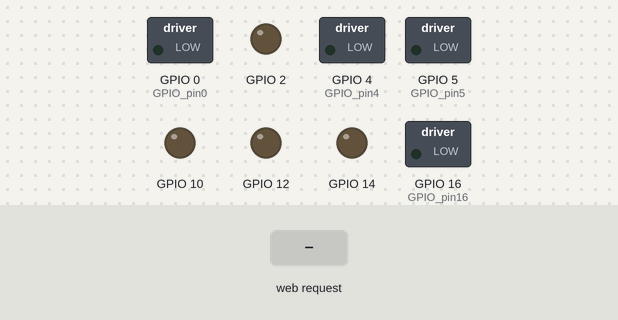
A sketch run on a simulated ESP8266 (NodeMCU). Shown: switched loads named in the sketch (green lamp = pin HIGH), output pins drawn as LEDs (lit = HIGH). The inputs (shaded band) are chosen by the test bench. WiFi joins after 1.5 s; servers stay silent unless stated; what the sketch prints to the serial monitor is not drawn.

Above: at 6.0 s.
6.1 s: HTTP request GET /FORWARD received
At 6.5 s:
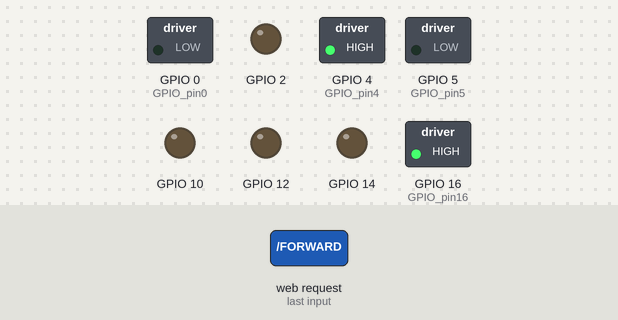
7.6 s: HTTP request GET /REVERSE received
At 8.8 s:
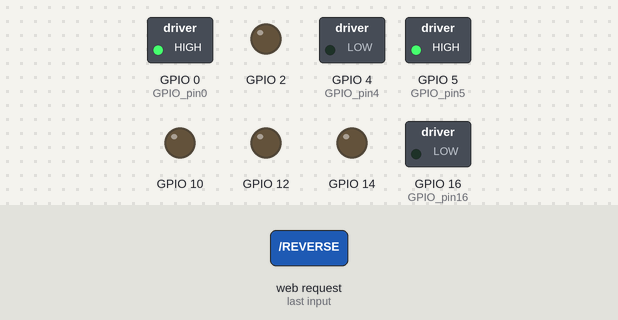
9.1 s: HTTP request GET /RIGHT received
At 10.0 s:
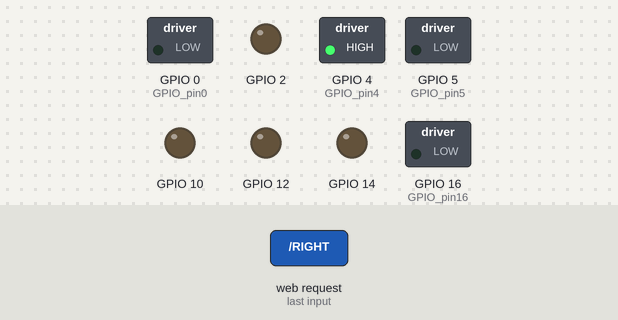
10.6 s: HTTP request GET /LEFT received
At 11.1 s:
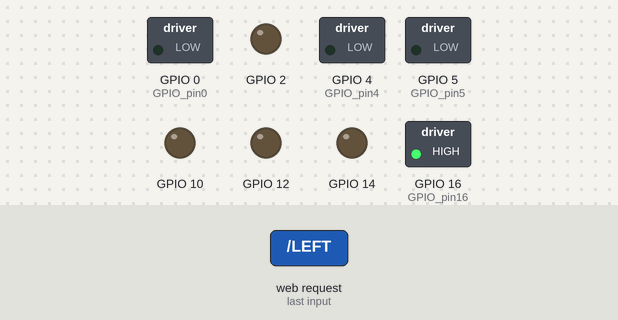
12.1 s: HTTP request GET /OPEN received
At 13.3 s:
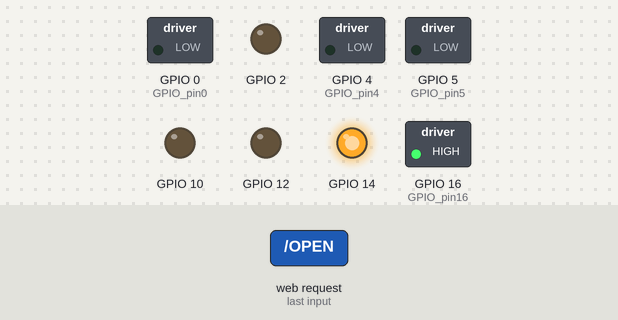
13.6 s: HTTP request GET /FORWARD received
At 14.6 s:
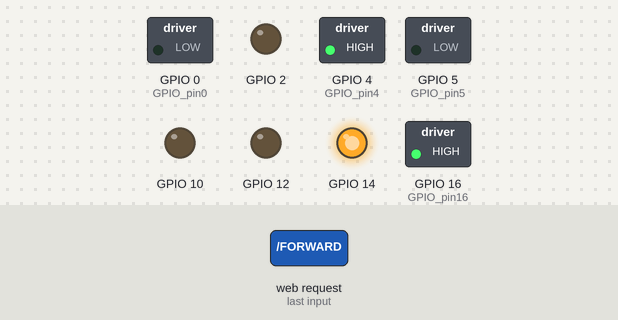
Timing chart, 0 to 16.1 s (numbered marks = the images above; inputs shaded):
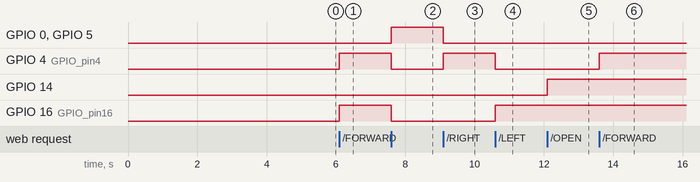

Measured:
- after the input at 6.1 s, GPIO 4 (GPIO_pin4), GPIO 16 (GPIO_pin16): LOW → HIGH at once
- after the input at 7.6 s, GPIO 0 (GPIO_pin0), GPIO 5 (GPIO_pin5): LOW → HIGH at once; GPIO 4 (GPIO_pin4), GPIO 16 (GPIO_pin16): HIGH → LOW at once
- after the input at 9.1 s, GPIO 0 (GPIO_pin0), GPIO 5 (GPIO_pin5): HIGH → LOW at once; GPIO 4 (GPIO_pin4): LOW → HIGH at once
- after the input at 10.6 s, GPIO 4 (GPIO_pin4): HIGH → LOW at once; GPIO 16 (GPIO_pin16): LOW → HIGH at once
- after the input at 12.1 s, GPIO 14: LOW → HIGH at once
- after the input at 13.6 s, GPIO 4 (GPIO_pin4): LOW → HIGH at once

The sketch:

fire_extinguisher.ino
```cpp
#include <ESP8266WiFi.h>

WiFiServer server(80);
String  i;
void setup() {
  // put your setup code here, to run once:
  pinMode(16,OUTPUT);  // GPIO pin16=D0 of NodeMCU 12E or in place of '16' you can write'D0' directly || -->Connected to motordriver
  pinMode(5, OUTPUT);  // GPIO pin5=D1 of NodeMCU 12E or in place of '16' you can write 'D0' directly || -->Connected to motordriver
  pinMode(4, OUTPUT);  // GPIO pin4=D2 of NodeMCU 12E or in place of '16' you can write 'D0' directly || -->Connected to motordriver
  pinMode(0, OUTPUT);  // GPIO pin0=D3 of NodeMCU 12E or in place of '16' you can write 'D0' directly || -->Connected to motordriver
  // second motor driver
  pinMode(14, OUTPUT);
  pinMode(12, OUTPUT);
  pinMode(10, OUTPUT);
  pinMode(2, OUTPUT);

WiFi.disconnect();

  delay(300);
  Serial.begin(9600);
  delay(3000);
  Serial.println("Connecting to WIFI");
  WiFi.begin("NET_NHI_MILEGA", "baapbaaphotaha");
  while ((!(WiFi.status( ) == WL_CONNECTED))) {
    delay(300);
    Serial.print("..");

  } Serial.println("I am Connected");
  Serial.println("My Local IP is : ");
  Serial.print((WiFi.localIP()));
  server.begin();

}


void loop() {
  // put your main code here, to run repeatedly:


  WiFiClient client = server.available();
  if (!client) {
    return;
  }
  while (!client.available()) {
    delay(1);
  }
  i = (client.readStringUntil('\r'));
  i.remove(0, 5);
  i.remove(i.length() - 9, 9);
  Serial.print(i);
  if (i == "FORWARD") {

    digitalWrite(16, HIGH);
    digitalWrite(5, LOW);
    digitalWrite(4, HIGH);
    digitalWrite(0, LOW);
    client.println("HTTP/1.1 200 OK");
    client.println("Content-Type: text/html");
    client.println("");
    client.println("<!DOCTYPE HTML>");
    client.println("<html>");
    client.println("forward");
    client.println("</html>");
    //client.stop();
    Serial.println("on");
    delay(1);

  }
  if (i == "REVERSE") {
    digitalWrite(16, LOW);
    digitalWrite(5, HIGH);
    digitalWrite(4, LOW);
    digitalWrite(0, HIGH);
    client.println("HTTP/1.1 200 OK");
    client.println("Content-Type: text/html");
    client.println("");
    client.println("<!DOCTYPE HTML>");
    client.println("<html>");
    client.println("reverse");
    client.println("</html>");
    //client.stop();
    delay(1);

  }
  if (i == "RIGHT") {
    digitalWrite(16, LOW);
    digitalWrite(5, LOW);
    digitalWrite(4, HIGH);
    digitalWrite(0, LOW);
    client.println("HTTP/1.1 200 OK");
    client.println("Content-Type: text/html");
    client.println("");
    client.println("<!DOCTYPE HTML>");
    client.println("<html>");
    client.println("right");
    client.println("</html>");
    //client.stop();
    delay(1);

  }
  if (i == "LEFT") {
    digitalWrite(16, HIGH);
    digitalWrite(5, LOW);
    digitalWrite(4, LOW);
    digitalWrite(0, LOW);
    client.println("HTTP/1.1 200 OK");
    client.println("Content-Type: text/html");
    client.println("");
    client.println("<!DOCTYPE HTML>");
    client.println("<html>");
    client.println("left");
    client.println("</html>");
    //client.stop();
    delay(1);

  }
  if (i == "STOP1" || i == "STOP2" || i == "STOP" ) {
    digitalWrite(16, LOW);
    digitalWrite(5, LOW);
    digitalWrite(4, LOW);
    digitalWrite(0, LOW);
    digitalWrite(14, LOW);
    digitalWrite(12, LOW);
    digitalWrite(10, LOW);
    digitalWrite(2, LOW);
    client.println("HTTP/1.1 200 OK");
    client.println("Content-Type: text/html");
    client.println("");
    client.println("<!DOCTYPE HTML>");
    client.println("<html>");
    client.println("stop");
    client.println("</html>");
    //client.stop();
    delay(1);

  }

  if (i == "OPEN") {
    Serial.println("ACTIVE");
    digitalWrite(14, HIGH);
    digitalWrite(12, LOW);

    client.println("HTTP/1.1 200 OK");
    client.println("Content-Type: text/html");
    client.println("");
    client.println("<!DOCTYPE HTML>");
    client.println("<html>");
    client.println("open");
    client.println("</html>");
   // client.stop();
    delay(1);

  }
  if (i == "CLOSE") {
    digitalWrite(14, LOW);
    digitalWrite(12, HIGH);
    client.println("HTTP/1.1 200 OK");
    client.println("Content-Type: text/html");
    client.println("");
    client.println("<!DOCTYPE HTML>");
    client.println("<html>");
    client.println("close");
    client.println("</html>");
    //client.stop();
    delay(1);

  }
  if (i == "UP") {

    digitalWrite(10, HIGH);
    digitalWrite(2, LOW);
    client.println("HTTP/1.1 200 OK");
    client.println("Content-Type: text/html");
    client.println("");
    client.println("<!DOCTYPE HTML>");
    client.println("<html>");
    client.println("up");
    client.println("</html>");
    //client.stop();
    delay(1);

  }

  if (i == "DOWN") {

    digitalWrite(10, LOW);
    digitalWrite(2, HIGH);
    client.println("HTTP/1.1 200 OK");
    client.println("Content-Type: text/html");
    client.println("");
    client.println("<!DOCTYPE HTML>");
    client.println("<html>");
    client.println("down");
    client.println("</html>");
    //client.stop();
    delay(1);

  }
}
```
